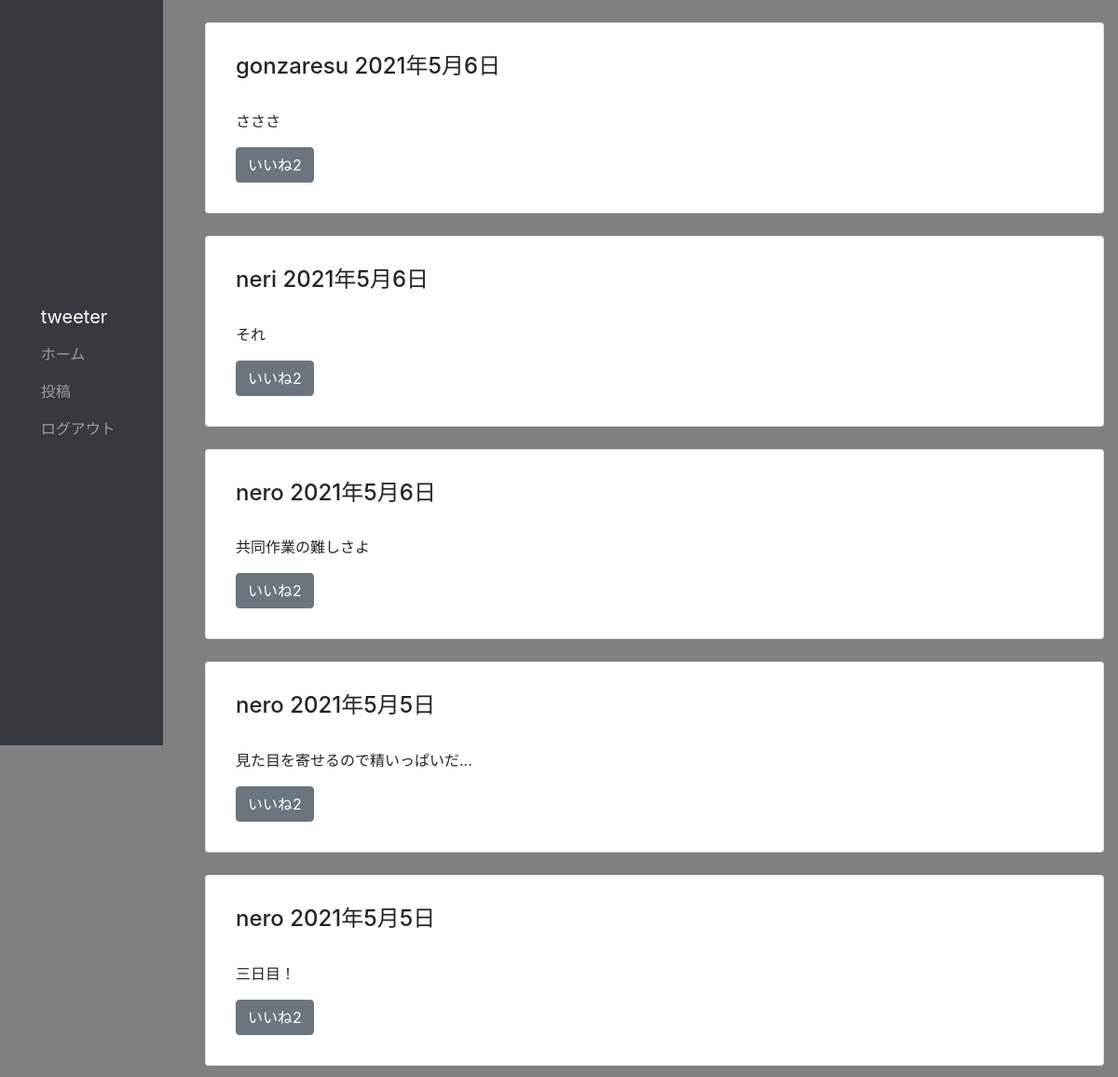
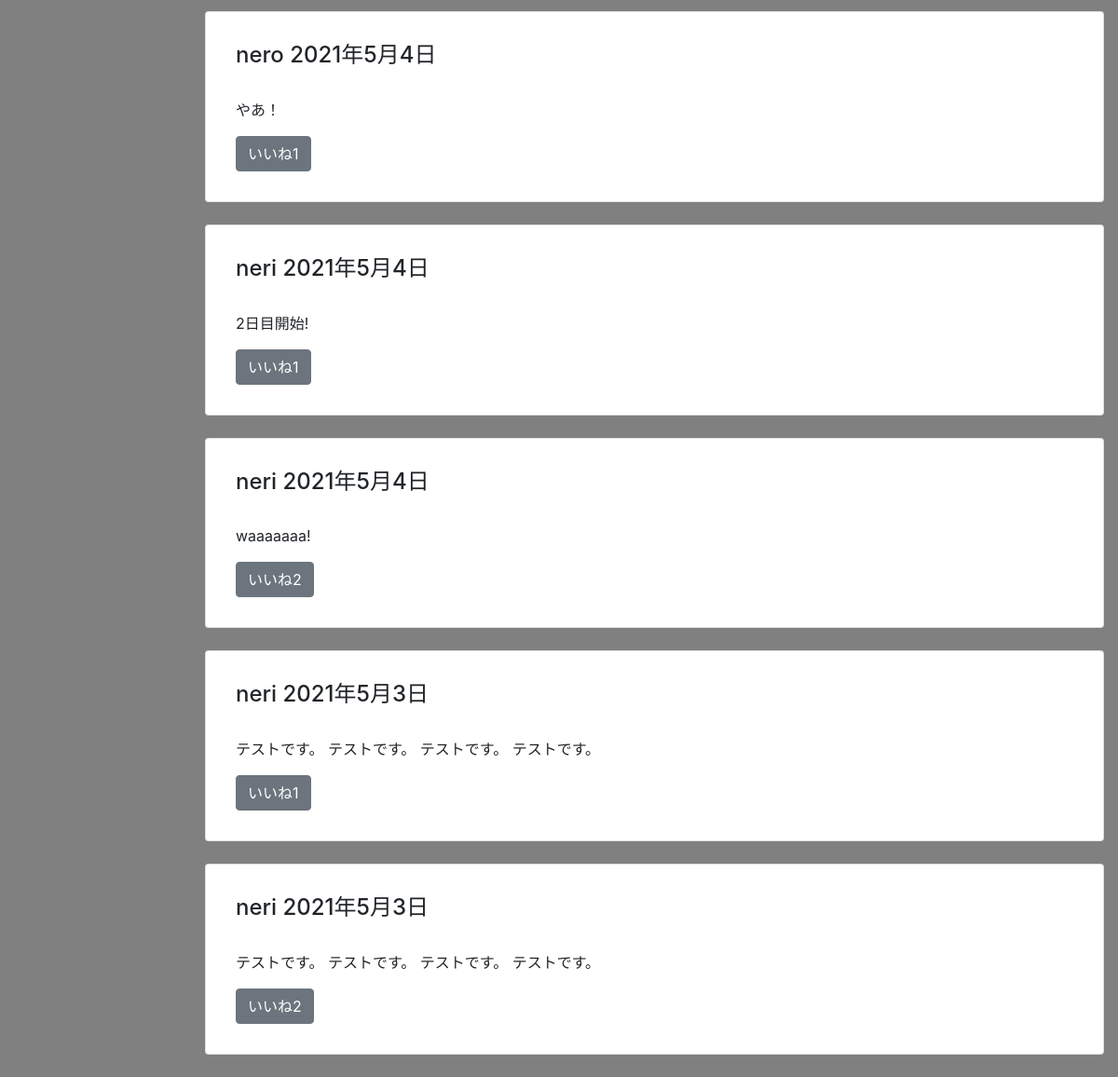
The app's page / (signed in) with its own data (2 pictures, top to bottom).
### app/models.py (models this page shows, shortened)
class Post(models.Model):
    author = models.ForeignKey(settings.AUTH_USER_MODEL, on_delete=models.CASCADE)
    title = models.CharField("タイトル", max_length=20)
    content = models.TextField("本文", max_length=200)
    created = models.DateTimeField("作成日", default=timezone.now)
    read = models.IntegerField(null=True, blank=True , default = 1)
    readtext = models.TextField(null=True, blank=True , default= 'a')

### app/views.py (the view)
# urls.py: path('', views.IndexView.as_view(), name='index'),
class IndexView(View):
    def get(self, request, *args, **kwargs):
        post_data = Post.objects.order_by('-id')
        return render(request, 'app/index.html',{
            'post_data':post_data
        })

### app/templates/app/index.html (shortened to what this page needs)
{% extends "app/base.html" %}
{% block content %}
    <div class="my-4">
        <div >
            {% for post in post_data %}
                <div class="card mb-4">
                    <div class="card-body">
                        <h4 class="card-title">{{ post.author }} {{ post.created|date }}</h4>
                        <p class="card-text">{{ post.content|truncatechars:100 }}</p>
                        <a href="{% url 'read' post.pk %}" class="btn btn-secondary " role="button" aria-pressed="true">いいね{{ post.read }}</a>
                    </div>
                </div>
            {% endfor %}
        </div>
    </div>
{% endblock %}

### app/templates/app/base.html (shortened to what this page needs)
{% load static %}
<!DOCTYPE html>
<html lang="ja">
<head>
    <link rel="stylesheet" href="https://stackpath.bootstrapcdn.com/bootstrap/4.5.0/css/bootstrap.min.css">
    <link rel="stylesheet" href="{% static 'css/style.css' %}">
</head>
<body>
    <main>
        <div class="row">
            <div class="col-md-2">
                <nav class="navbar nav-stacked navbar-dark bg-dark sticky-top">
                    <div class="container">
                        <ul class="navbar-nav mx-auto flex-column">
                            <a class="navbar-brand" href="/">tweeter</a>
                            <li class="nav-item">
                                <a class="nav-link" href="/">ホーム</a>
                            </li>
                            {% if user.is_authenticated %}
                                <li class="nav-item">
                                    <a class="nav-link" href="{% url 'post_new' %}">投稿</a>
                                </li>
                                <li class="nav-item">
                                    <a class="nav-link" href="{% url 'account_logout' %}">ログアウト</a>
                                </li>
                            {% endif %}
                        </ul>
                    </div>
                </nav>
            </div>
            <div class="col-md-10">
                <div class="container">
                    {% block content %}
                    {% endblock %}
                </div>
            </div>
        </div>
    </main>
</body>
</html>

### app/static/css/style.css (style rules this page uses)
* { margin: 0; padding: 0; box-sizing: border-box; }
body { background-color: gray; display: flex; flex-flow: column; min-height: 100vh; }
main { flex: 1; }
.navbar { height: 100vh; }
.card-title { margin-bottom: 2rem; font-size: 1.5rem; }
.card-body { padding: 2rem; }

### records on screen
Post: author "gonzaresu", created "2021年5月6日", content "さささ", read "2"
Post: author "neri", created "2021年5月6日", content "それ", read "2"
Post: author "nero", created "2021年5月6日", content "共同作業の難しさよ", read "2"
Post: author "nero", created "2021年5月5日", content "見た目を寄せるので精いっぱいだ...", read "2"
Post: author "nero", created "2021年5月5日", content "三日目！", read "2"
Post: author "nero", created "2021年5月4日", content "やあ！", read "1"
Post: author "neri", created "2021年5月4日", content "2日目開始!", read "1"
Post: author "neri", created "2021年5月4日", content "waaaaaaa!", read "2"
Post: author "neri", created "2021年5月3日", content "テストです。 テストです。 テストです。 テストです。", read "1"
Post: author "neri", created "2021年5月3日", content "テストです。 テストです。 テストです。 テストです。", read "2"
